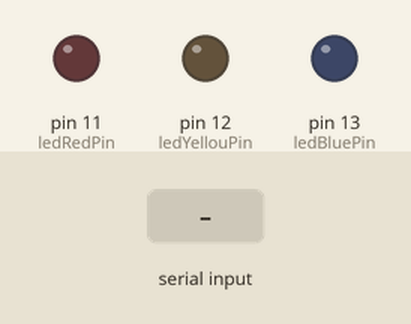
This sketch was run on a simulated Arduino Uno, built with avr-gcc and run on an emulated ATmega328P. On the bench: output pins drawn as LEDs (lit = HIGH). Inputs (shaded band) come from the test bench.

Above: at 1.2 s.
1.3 s: "r1" received over Serial
At 2.0 s:
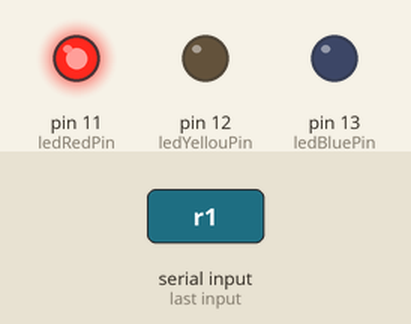
2.9 s: "y1" received over Serial
At 4.2 s:
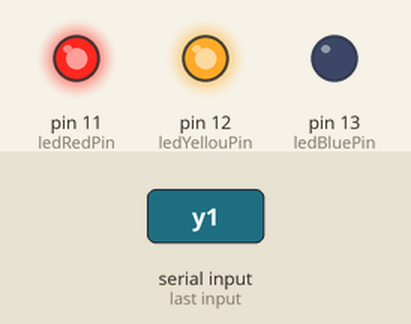
4.5 s: "r0" received over Serial
At 5.7 s:
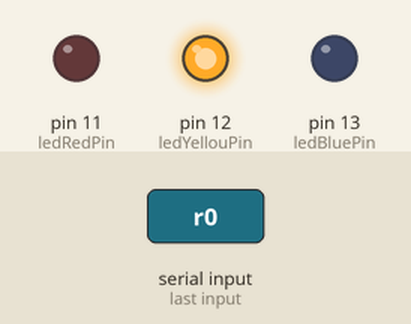
6.1 s: "b1" received over Serial
At 6.9 s:
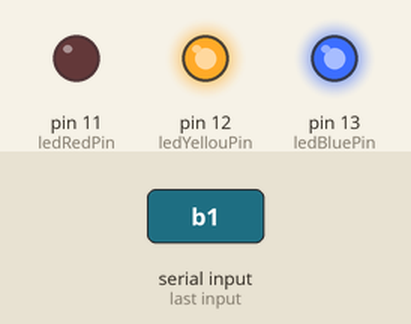
7.7 s: "y0" received over Serial
At 8.1 s:
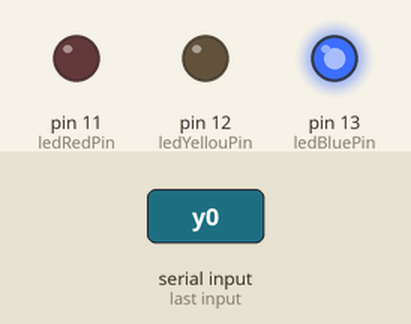
9.3 s: "b0" received over Serial
At 10.5 s:
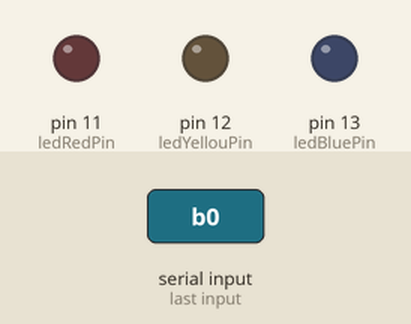
Timing chart, 0 to 11.9 s (numbered marks = the images above; inputs shaded):
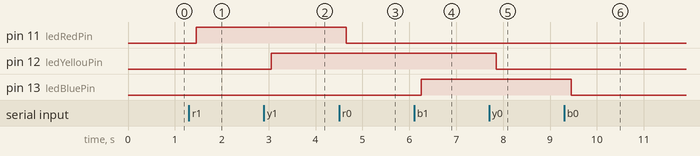

The sketch:

controlBoard.ino
```cpp
const int ledBluePin = 13;
const int ledYellouPin = 12;
const int ledRedPin = 11;

void setup() {
  pinMode(ledBluePin, OUTPUT);
  pinMode(ledYellouPin, OUTPUT);
  pinMode(ledRedPin, OUTPUT);

  Serial.begin(9600);
  Serial.setTimeout(50);
}

void loop() {
  if(Serial.available()>0){
    String data=Serial.readString();
    delay(100);
    if(data == "r1")
      digitalWrite(ledRedPin,HIGH);
    else if(data == "r0")
      digitalWrite(ledRedPin,LOW);
    else if(data == "y1")
      digitalWrite(ledYellouPin,HIGH);
    else if(data == "y0")
      digitalWrite(ledYellouPin,LOW);
    else if(data == "b1")
      digitalWrite(ledBluePin,HIGH);
    else if(data == "b0")
      digitalWrite(ledBluePin,LOW);
  }
}
```

Measured:
- after the input at 1.3 s, pin 11 (ledRedPin): LOW → HIGH after 0.15 s
- after the input at 2.9 s, pin 12 (ledYellouPin): LOW → HIGH after 0.15 s
- after the input at 4.5 s, pin 11 (ledRedPin): HIGH → LOW after 0.15 s
- after the input at 6.1 s, pin 13 (ledBluePin): LOW → HIGH after 0.15 s
- after the input at 7.7 s, pin 12 (ledYellouPin): HIGH → LOW after 0.15 s
- after the input at 9.3 s, pin 13 (ledBluePin): HIGH → LOW after 0.15 s
